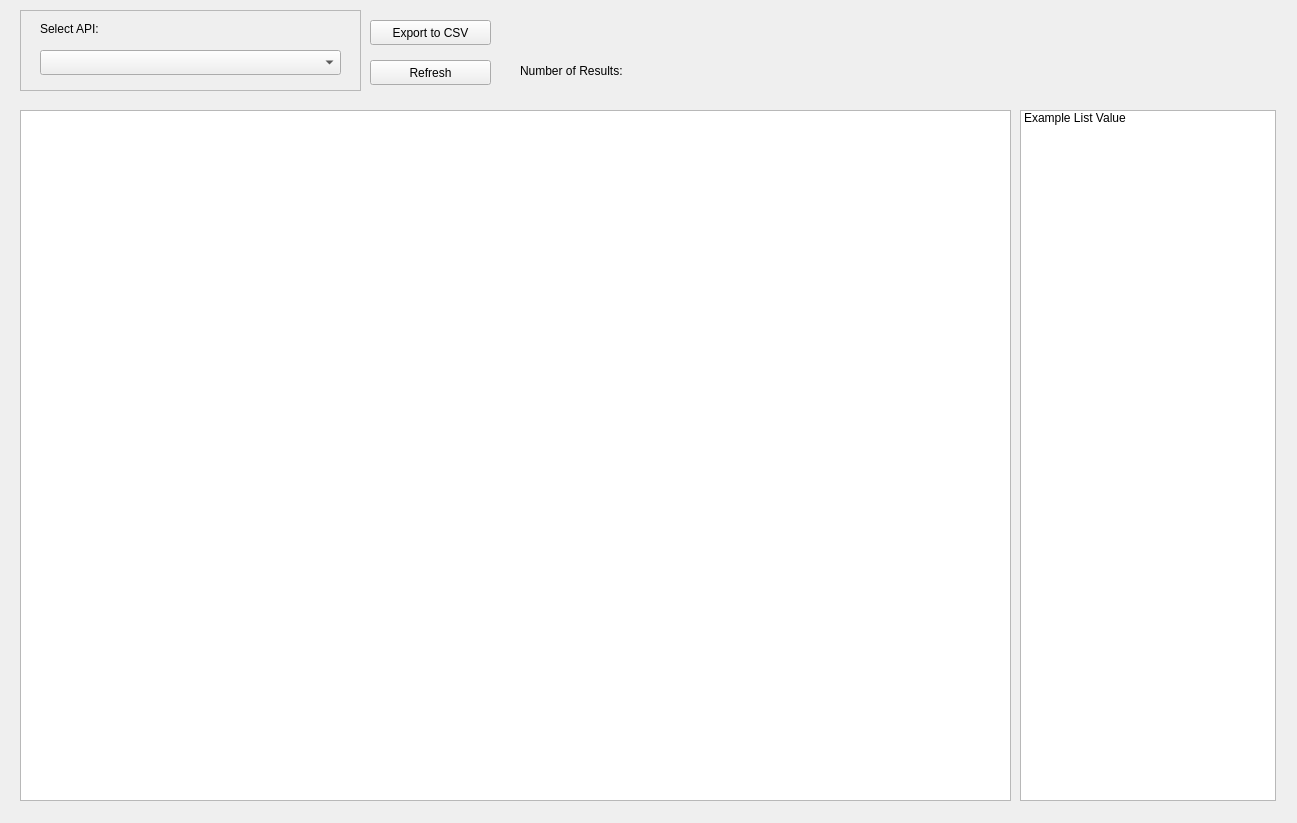
<?xml version="1.0" encoding="UTF-8"?>
<ui version="4.0">
 <class>MainWindow</class>
 <widget class="QFrame" name="MainWindow">
  <property name="geometry">
   <rect>
    <x>0</x>
    <y>0</y>
    <width>1297</width>
    <height>823</height>
   </rect>
  </property>
  <property name="windowTitle">
   <string>Form</string>
  </property>
  <widget class="QTableView" name="DevicesTable">
   <property name="geometry">
    <rect>
     <x>20</x>
     <y>110</y>
     <width>991</width>
     <height>691</height>
    </rect>
   </property>
   <property name="toolTipDuration" stdset="0">
    <number>0</number>
   </property>
  </widget>
  <widget class="QPushButton" name="Refresh">
   <property name="geometry">
    <rect>
     <x>370</x>
     <y>60</y>
     <width>121</width>
     <height>25</height>
    </rect>
   </property>
   <property name="text">
    <string>Refresh</string>
   </property>
  </widget>
  <widget class="QPushButton" name="Export">
   <property name="geometry">
    <rect>
     <x>370</x>
     <y>20</y>
     <width>121</width>
     <height>25</height>
    </rect>
   </property>
   <property name="text">
    <string>Export to CSV</string>
   </property>
  </widget>
  <widget class="QFrame" name="APIFrame">
   <property name="geometry">
    <rect>
     <x>20</x>
     <y>10</y>
     <width>341</width>
     <height>81</height>
    </rect>
   </property>
   <property name="frameShape">
    <enum>QFrame::StyledPanel</enum>
   </property>
   <property name="frameShadow">
    <enum>QFrame::Raised</enum>
   </property>
   <widget class="QComboBox" name="APIComboBox">
    <property name="geometry">
     <rect>
      <x>20</x>
      <y>40</y>
      <width>301</width>
      <height>25</height>
     </rect>
    </property>
    <property name="editable">
     <bool>false</bool>
    </property>
    <property name="currentText" stdset="0">
     <string/>
    </property>
   </widget>
   <widget class="QLabel" name="APITitle">
    <property name="geometry">
     <rect>
      <x>20</x>
      <y>10</y>
      <width>81</width>
      <height>17</height>
     </rect>
    </property>
    <property name="text">
     <string>Select API:</string>
    </property>
   </widget>
  </widget>
  <widget class="QListWidget" name="ColumnList">
   <property name="geometry">
    <rect>
     <x>1020</x>
     <y>110</y>
     <width>256</width>
     <height>691</height>
    </rect>
   </property>
   <item>
    <property name="text">
     <string>Example List Value</string>
    </property>
    <property name="checkState">
     <enum>Unchecked</enum>
    </property>
    <property name="flags">
     <set>ItemIsSelectable|ItemIsUserCheckable|ItemIsEnabled</set>
    </property>
   </item>
  </widget>
  <widget class="QLabel" name="NumFoundLabel">
   <property name="geometry">
    <rect>
     <x>520</x>
     <y>60</y>
     <width>181</width>
     <height>21</height>
    </rect>
   </property>
   <property name="text">
    <string>Number of Results:</string>
   </property>
  </widget>
 </widget>
 <resources/>
 <connections/>
</ui>
